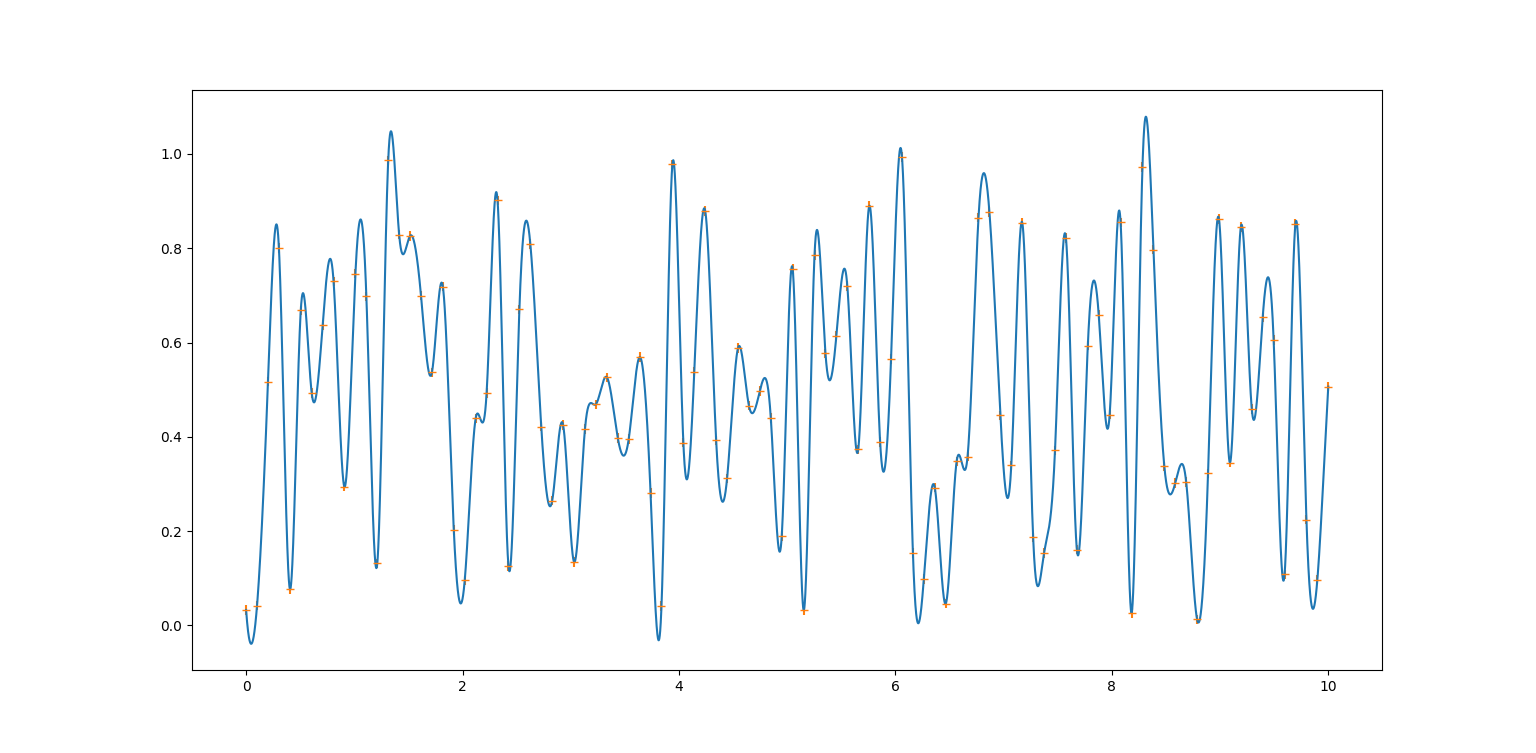

Generate this figure with Python:
import matplotlib.pyplot as plt
import numpy as np
from scipy.interpolate import interp1d
size = 100
data = np.random.random(size)
time = np.linspace(0,10,size)
func = interp1d(time,data,'cubic')
funcPlotX = np.linspace(0,10,size*100)
funcPlotData = [func(x) for x in funcPlotX]
plt.plot(funcPlotX,funcPlotData)
plt.errorbar(time,
            data,
            xerr = [0 for _ in time],
            yerr = [0.01 for _ in time],
            fmt='_')
plt.show()
